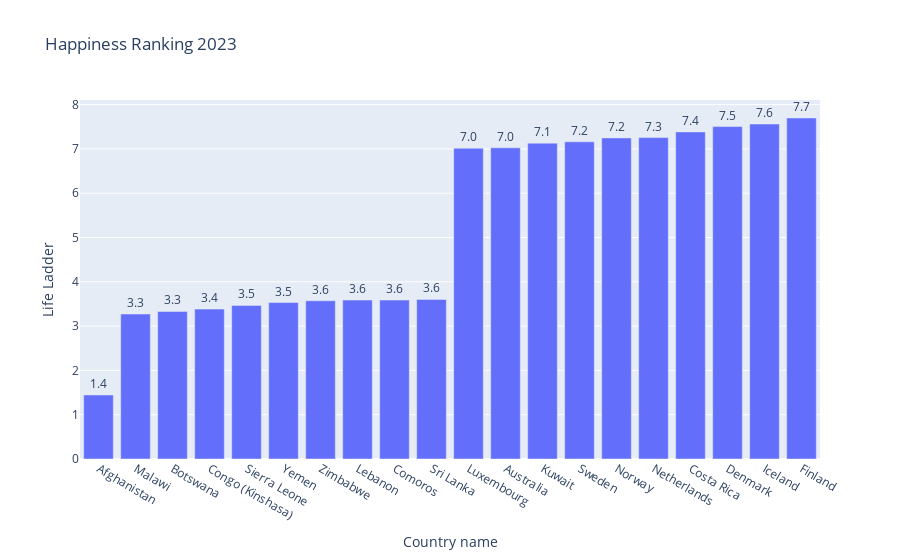

Source (notebook cell):
### Markdown cell above
## observe ranking over 3 yr

### Code cell
df_sorted = df23.sort_values(by='Life Ladder')
df_top_bottom = pd.concat([df_sorted.head(10), df_sorted.tail(10)])

fig = px.bar(df_top_bottom, y='Life Ladder', x='Country name', text_auto='.2s',
            title="Happiness Ranking 2023")
fig.update_traces(textfont_size=12, textangle=0, textposition="outside", cliponaxis=False)
fig.show()

### Figure 1 — Plotly figure (JSON) as saved in the notebook; plotly's stock layout.template omitted (floating-point values rounded to 4 significant figures)
{"data": [{"alignmentgroup": "True", "cliponaxis": false, "hovertemplate": "Country name=%{x}<br>Life Ladder=%{y}<extra></extra>", "legendgroup": "", "marker": {"color": "#636efa", "pattern": {"shape": ""}}, "name": "", "offsetgroup": "", "orientation": "v", "showlegend": false, "textangle": 0, "textfont": {"size": 12}, "textposition": "outside", "texttemplate": "%{y:.2s}", "type": "bar", "x": ["Afghanistan", "Malawi", "Botswana", "Congo (Kinshasa)", "Sierra Leone", "Yemen", "Zimbabwe", "Lebanon", "Comoros", "Sri Lanka", "Luxembourg", "Australia", "Kuwait", "Sweden", "Norway", "Netherlands", "Costa Rica", "Denmark", "Iceland", "Finland"], "xaxis": "x", "y": [1.446, 3.272, 3.332, 3.383, 3.467, 3.532, 3.572, 3.588, 3.588, 3.602, 7.016, 7.025, 7.13, 7.161, 7.249, 7.255, 7.384, 7.504, 7.562, 7.699], "yaxis": "y"}], "layout": {"barmode": "relative", "legend": {"tracegroupgap": 0}, "title": {"text": "Happiness Ranking 2023"}, "xaxis": {"anchor": "y", "domain": [0, 1], "title": {"text": "Country name"}}, "yaxis": {"anchor": "x", "domain": [0, 1], "title": {"text": "Life Ladder"}}}}
